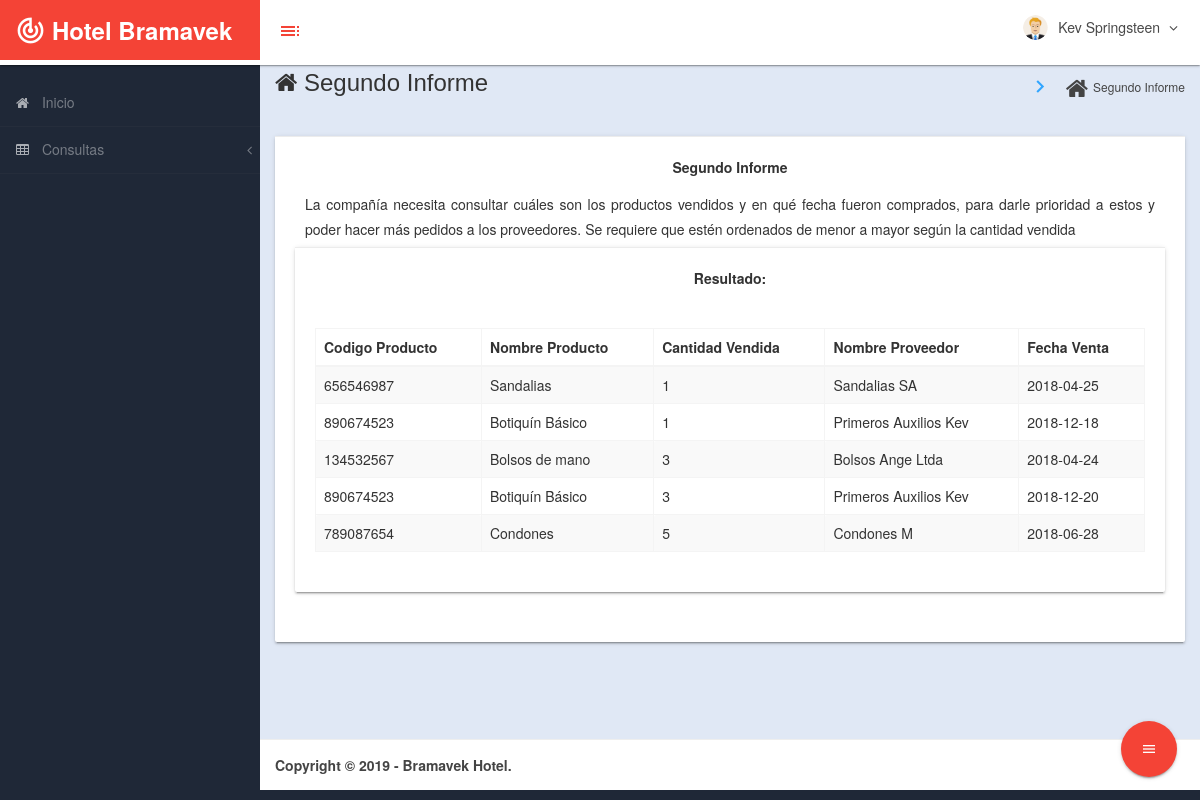
Page /admin/index2.php?module=consultas&c=2 (signed in) on the committed database.
### tables this page shows
CREATE TABLE `t_productos_factura` (
  `id_prod_fc` bigint(20) UNSIGNED NOT NULL,
  `fk_cod_prod` bigint(20) UNSIGNED NOT NULL,
  `fk_cod_fc` bigint(20) UNSIGNED NOT NULL,
  `fecha_pf` date NOT NULL,
  `cantidad_pf` tinyint(4) NOT NULL
);

CREATE TABLE `t_productos` (
  `cod_prod` bigint(20) UNSIGNED NOT NULL,
  `nombr_prod` varchar(25) NOT NULL,
  `desc_prod` text NOT NULL,
  `precio_cu` int(11) NOT NULL,
  `fk_codigo_pv` bigint(20) UNSIGNED NOT NULL,
  `fk_nr_idpv` bigint(20) UNSIGNED NOT NULL
);

CREATE TABLE `t_proveedores` (
  `nr_idpv` bigint(20) UNSIGNED NOT NULL,
  `codigo_pv` bigint(20) UNSIGNED NOT NULL,
  `nombre_pv` varchar(50) NOT NULL,
  `direcc_pv` varchar(40) NOT NULL,
  `tel_pv` varchar(14) DEFAULT NULL
);

### admin/modules/consultas/view.php (the view, shortened to what this page needs)
                               <div class="row" style="margin-bottom: 20px">
                <div class="col-md-12">
                  <div class="card">
                        <div class="card-action">
                             Resultado:
                        </div>
                        <div class="card-content">
                            <div class="table-responsive">
                                <table class="table table-striped table-bordered table-hover" id="dataTables-example">
                                    <thead>
                                        <tr>
                  <?php
                  if($_GET['c']==2){
                    ?>
                                        <th>Codigo Producto</th>
                                            <th>Nombre Producto</th>
                                            <th>Cantidad Vendida</th>
                                            <th>Nombre Proveedor</th>
                                            <th>Fecha Venta</th>
                                        </tr>
                                    </thead>
                                    <tbody>
                    <?php
                    $sql = mysqli_query($mysqli, "SELECT  F.fk_cod_prod as Codigo_Producto, P.nombr_prod as Nombre_Producto, F.cantidad_pf as Cantidad_Vendida, O.nombre_pv as Nombre_Proveedor, F.fecha_pf as Fecha_Compra
FROM t_productos_factura F
INNER JOIN t_productos P
ON(F.fk_cod_prod=P.cod_prod)
INNER JOIN t_proveedores O
ON(P.fk_codigo_pv=O.codigo_pv)
ORDER BY F.cantidad_pf ASC;
")
                                          or die('Error : '.mysqli_error($mysqli));
                     while($row = mysqli_fetch_array($sql)) {
                      echo '<tr class="odd gradeX">';
                      for($i=0; $i<=4;$i++){
                        echo '<td>'.$row[$i].'</td>';
                      }
                      echo '</tr>';
                    }
                  }
                    ?>
                                    </tbody>
                                </table>
                            </div>
                        </div>
                    </div>
                </div>
            </div>
            </div>
    </div>
 </div>
     </div>
        </div>
      </div>
       </div>
</section>

### admin/assets/css/custom-styles.css (style rules this page uses)
body { font-family: 'Open Sans', sans-serif; background: #1F2837; }

### rows in the picture
t_productos_factura: fk_cod_prod "656546987", fk_cod_prod.nombr_prod "Sandalias", cantidad_pf "1", t_proveedores.nombre_pv "Sandalias SA", fecha_pf "2018-04-25"
t_productos_factura: fk_cod_prod "890674523", fk_cod_prod.nombr_prod "Botiquín Básico", cantidad_pf "1", t_proveedores.nombre_pv "Primeros Auxilios Kev", fecha_pf "2018-12-18"
t_productos_factura: fk_cod_prod "134532567", fk_cod_prod.nombr_prod "Bolsos de mano", cantidad_pf "3", t_proveedores.nombre_pv "Bolsos Ange Ltda", fecha_pf "2018-04-24"
t_productos_factura: fk_cod_prod "890674523", fk_cod_prod.nombr_prod "Botiquín Básico", cantidad_pf "3", t_proveedores.nombre_pv "Primeros Auxilios Kev", fecha_pf "2018-12-20"
t_productos_factura: fk_cod_prod "789087654", fk_cod_prod.nombr_prod "Condones", cantidad_pf "5", t_proveedores.nombre_pv "Condones M", fecha_pf "2018-06-28"

### other values in the picture
$_SESSION['fullname'] "Kev Springsteen"
